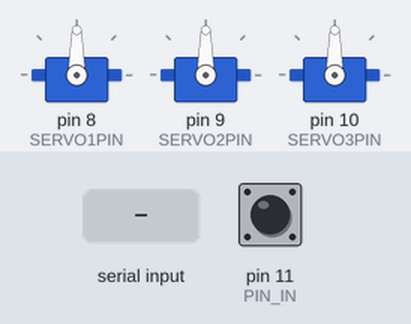
Bench run of a sketch on a simulated Arduino Uno, built with avr-gcc and run on an emulated ATmega328P. On the bench: 3 × servo. The test bench sets the inputs (shaded band); at power-on: pin 11 (PIN_IN) HIGH. What the sketch prints to the serial monitor is not drawn.

Above: at 1.2 s.
1.3 s: "10\n" received over Serial
At 11.3 s:
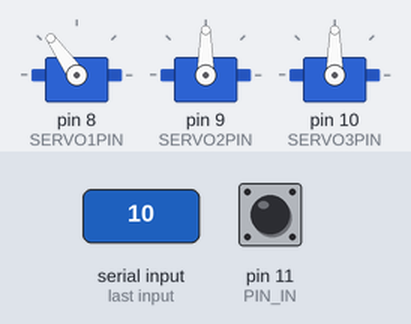
Timing chart, 0 to 11.8 s (numbered marks = the images above; inputs shaded):
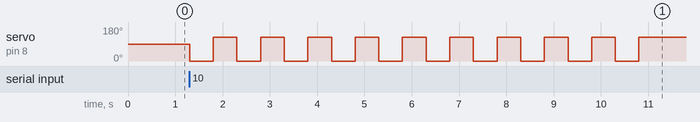

Measured:
- after the input at 1.3 s, servo on pin 8 (SERVO1PIN): alternates 125° for 0.50 s and 0° for 0.50 s, starting at once

The sketch:

coin_slotv2.ino
```cpp
// SOFTWARE_NAME = vending machine_coinslot MCU program
// CODE_VERSION =2.0
// PLATFORM = ARDUINO

#include <Servo.h>

// Pin definitions
// const int PIN_IN = 11;
#define PIN_IN 11
#define SERVO1PIN 8
#define SERVO2PIN 9
#define SERVO3PIN 10


// State variables
int switchState = 0;
int prevState = HIGH;
int pulseCount = 0;

// Timing variables
const unsigned long MaxElapsedTime = 500; // Maximum elapsed time to consider pulses part of the same coin insertion
unsigned long startTime = 0;              // Start time for pulse counting

// Servo objects
Servo servo1;
Servo servo2;
Servo servo3;

// Function to initialize servos
void setupServos() {
  servo1.attach(SERVO1PIN);
  servo2.attach(SERVO2PIN);
  servo3.attach(SERVO3PIN);
}

// Function to process user input and dispense coins
void processUserInput(String userInput) {
  int pos = 0;
  int numCoins = 0;
  int denomination = 0;

  // Parse the input string
  while ((pos = userInput.indexOf(',')) != -1 || userInput.length() > 0) {
    String token;
    if (pos != -1) {
      token = userInput.substring(0, pos); // Extract token until comma
      userInput.remove(0, pos + 1); // Remove processed token from input string
    } else {
      token = userInput;
      userInput = "";
    }

    // Extract denomination and quantity
    int colonPos = token.indexOf(':');
    denomination = token.substring(0, colonPos).toInt();
    numCoins = token.substring(colonPos + 1).toInt();

    // Dispense coins
    if (denomination == 10) {
      dispenseCoins(servo1, numCoins, 0, 125);
    } else if (denomination == 5) {
      dispenseCoins(servo2, numCoins, 0, 125);
    } else if (denomination == 1) {
      dispenseCoins(servo3, numCoins, 5, 125);
    }
  }
  Serial.print("CHANGE:");
  Serial.println("DONE");
}

// Function to dispense coins using servo with default initial angle
void dispenseCoins(Servo& servo, int numCoins, int moveAngle, int homeAngle) {
  for (int i = 0; i < numCoins; i++) {
    servo.write(moveAngle); // Set the initial angle
    delay(500);
    servo.write(homeAngle);
    delay(500);
  }
}


void setup() {
  // Initialize serial communication at 9600 baud
  Serial.begin(9600);
  Serial.println("Coin Dispenser Ready");

  // Attach servos to pins
  setupServos();
}

void loop() {
  // Read the state of the input pin
  switchState = digitalRead(PIN_IN);

  // Detect falling edge of the input signal
  if (switchState == LOW && prevState == HIGH) {
    pulseCount++;
    startTime = millis(); // Reset the start time
  } else {
    // Calculate elapsed time since the last pulse
    unsigned long currentTime = millis();
    unsigned long elapsedTime = currentTime - startTime;

    // Check if the elapsed time exceeds the maximum allowed time
    if (elapsedTime > MaxElapsedTime && pulseCount > 0) {
      // Print the number of coins received
      Serial.print("COINS:");
      Serial.println(pulseCount);

      // Reset pulse count and start time
      pulseCount = 0;
      startTime = millis();
    }
  }

  // Update the previous state of the input pin
  prevState = switchState;

  // Check if there is any serial input
  if (Serial.available() > 0) {
    String userInput = Serial.readStringUntil('\n'); // Read the entire input line
    userInput.trim(); // Remove leading/trailing whitespace

    // Process user input to dispense coins
    processUserInput(userInput);
  }
}
```
